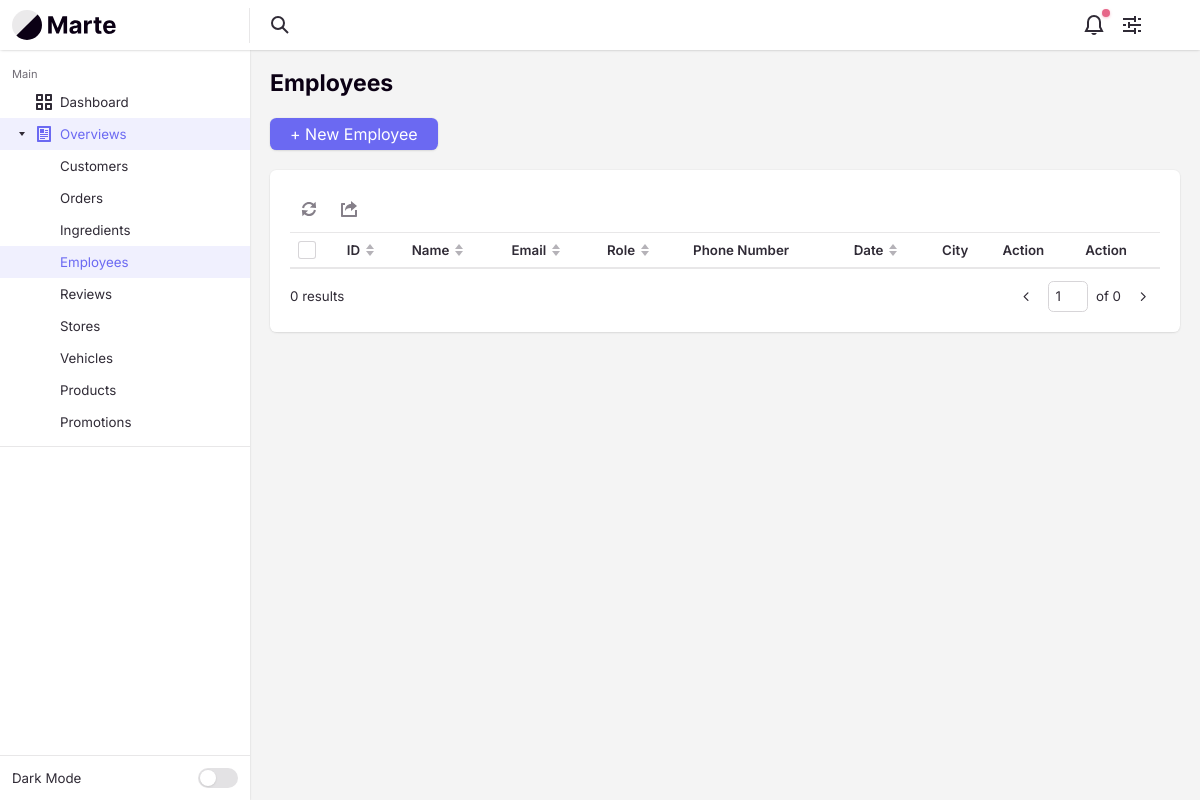
/Employee/overview/, run on an earlier commit of the app's database.
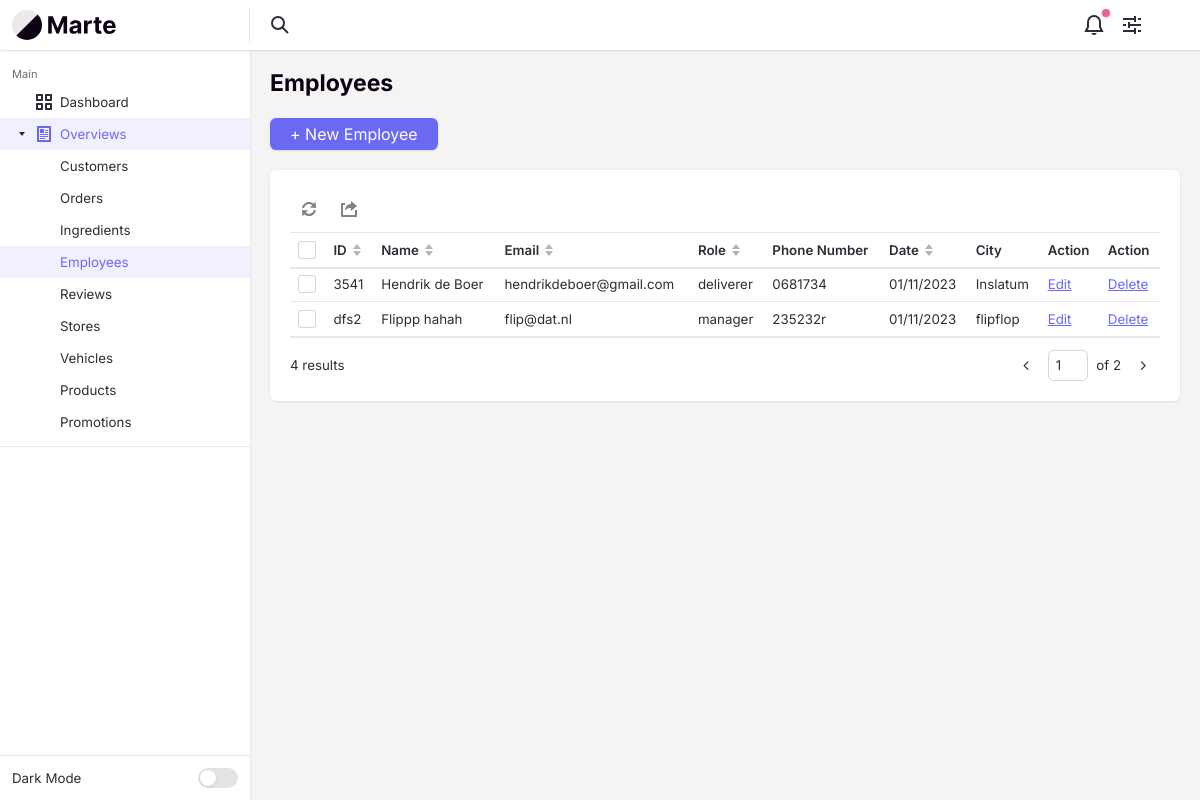
And on a later commit of the database.
### tables this page shows
CREATE TABLE `employees` (
  `employeeId` varchar(4) NOT NULL,
  `employeeFirstName` varchar(255) NOT NULL,
  `employeeRole` enum('deliverer','chef','manager') NOT NULL,
  `employeeIsActive` tinyint(1) NOT NULL DEFAULT 1,
  `employeeCreateDate` int(10) NOT NULL,
  `employeeDescritption` text DEFAULT NULL,
  `employeeLastName` varchar(255) NOT NULL,
  `employeeStreetName` varchar(255) NOT NULL,
  `employeeZipCode` varchar(10) NOT NULL,
  `employeeCity` varchar(255) NOT NULL,
  `employeePhone` varchar(10) NOT NULL,
  `employeeEmail` varchar(255) NOT NULL
);

### app/controllers/Employee.php (called while the page is built, shortened)
<?php
class Employee extends Controller
{
    private $employeeModel;
    public function __construct()
    {
        $this->employeeModel = $this->model('EmployeeModel');
    }
    public function overview($params)
    {
        $pageNumber = isset($params['page']) ? intval($params['page']) : 1;
        $recordsPerPage = 2;
        $offset = ($pageNumber - 1) * $recordsPerPage;
        $employees = $this->employeeModel->getEmployeesByPagination($offset, $recordsPerPage);
        $countEmployees = $this->employeeModel->getTotalEmployeesCount();
        $totalPages = ceil($countEmployees / $recordsPerPage);
        $pageNumber = max(1, min($pageNumber, $totalPages));
        $data = [
            'employees' => $employees,
            'countEmployees' => $countEmployees,
            'currentPage' => $pageNumber,
            'recordsPerPage' => $recordsPerPage,
            'totalPages' => $totalPages,
        ];
        $this->view('backend/employee/overview', $data);
    }
}

### app/libraries/Core.php (called while the page is built, shortened)
<?php
class Core
{
    protected $currentMethod = 'index';
    public function __construct()
    {
        $url = $this->getUrl();
        $this->currentController = new $this->currentController();
        if (isset($url[1])) {
            if (method_exists($this->currentController, $url[1])) {
                $this->currentMethod = $url[1];
            } else if (!empty($url[1])) {
                require APPROOT . '/views/includes/404.php';
                exit;
            }
        }
        $array = [];
        call_user_func_array([$this->currentController, $this->currentMethod], [$array]);
    }
    public function getUrl()
    {
        $incoming = $_SERVER['REQUEST_URI'];
        $incoming = str_replace("/pizzapalacebackend/", "", $incoming);
        if (isset($incoming)) {
            $incoming = trim($incoming, "/");
            $incoming = rtrim($incoming, "/");
            $url = filter_var($incoming, FILTER_SANITIZE_URL);
            $url = explode('/', $url);
            $urlController = $url[0];
            $urlAction = "";
            if (array_key_exists(1, $url)) {
                $urlAction = explode('?', $url[1])[0];
            }
            $urlSlug = $url;
            $output = [$urlController, $urlAction, $urlSlug];
            return $output;
        } else {
            return array('Pizza', 'overview');
        }
    }
}

### app/require.php (called while the page is built, shortened)
<?php
  require_once 'libraries/Core.php';
  require_once 'libraries/Controller.php';
  require_once 'libraries/Database.php';
  $init = new Core();

### public/index.php (called while the page is built)
<?php
  require_once '../app/require.php';
?>

### app/libraries/Database.php (called while the page is built, shortened)
<?php
  class Database {
    private $dbHost = DB_HOST;
    private $dbUser = DB_USER;
    private $dbPass = DB_PASS;
    private $dbName = DB_NAME;
    private $statement;
    private $dbHandler;
    public function __construct()
    {
      $conn = 'mysql:host=' . $this->dbHost . ";dbname=" . $this->dbName;
      $options = array(
        PDO::ATTR_PERSISTENT => true,
        PDO::ATTR_ERRMODE => PDO::ERRMODE_EXCEPTION,
        PDO::ATTR_EMULATE_PREPARES => false
      );
      try
      {
        $this->dbHandler = new PDO($conn, $this->dbUser, $this->dbPass, $options);
      }
      catch(PDOException $e) {
        $this->error = $e->getMessage();
        echo $this->error;
      }
    }
    public function query($sql) {
      $this->statement = $this->dbHandler->prepare($sql);
    }
    public function bind($parameter, $value, $type=null) {
      switch (is_null($type)) {
        case is_int($value):
          $type = PDO::PARAM_INT;
          break;
      }
      $this->statement->bindValue($parameter, $value, $type);
    }
    public function execute() {
      return $this->statement->execute();
    }
    public function resultSet() {
      $this->execute();
      return $this->statement->fetchAll(PDO::FETCH_OBJ);
    }
  }
?>

### app/models/EmployeeModel.php (called while the page is built, shortened)
<?php
class EmployeeModel
{
    private $db;
    public function __construct()
    {
        $this->db = new Database();
    }
    public function getEmployeesByPagination($offset, $limit)
    {
        $this->db->query("SELECT employeeId,
                                 employeeFirstName,
                                 employeeLastName,
                                 employeeRole,
                                 employeeCreateDate,
                                 employeeCity,
                                 employeePhone,
                                 employeeEmail
                                 FROM employees
                                 WHERE employeeIsActive = 1 LIMIT :offset, :limit");
        $this->db->bind(':offset', $offset);
        $this->db->bind('limit', $limit);
        return $this->db->resultSet();
    }
    public function getTotalEmployeesCount()
    {
        $this->db->query("SELECT COUNT(*) as total FROM employees WHERE employeeIsActive = 1");
        $result = $this->db->single();
        return $result->total;
    }
}

### app/views/backend/employee/overview.php (the view, shortened to what the changed rows need)
<?php require APPROOT . '/views/includes/head.php'; ?>
<div class="margin-bottom-md">
    <h1 class="text-lg">Employees</h1>
</div>
<div class="margin-bottom-md">
    <div class="flex flex-wrap gap-sm items-center justify-between">
        <a class="btn btn--primary" href="<?= URLROOT ?>Employee/create">+ New Employee</a>
    </div>
</div>
<div class="bg radius-md padding-md inner-glow shadow-xs">
    <div class="int-table-actions padding-bottom-xxxs border-bottom border-alpha" data-table-controls="interactive-table-1">
        <menu class="menu-bar js-int-table-actions__no-items-selected js-menu-bar">
            <li class="menu-bar__item " role="menuitem">
            </li>
            <li class="menu-bar__item " role="menuitem">
                <svg class="icon menu-bar__icon" aria-hidden="true" viewBox="0 0 16 16">
                    <g>
                        <path d="M15,16H1c-0.6,0-1-0.4-1-1V3c0-0.6,0.4-1,1-1h3v2H2v10h12V9h2v6C16,15.6,15.6,16,15,16z"></path>
                        <path d="M10,3c-3.2,0-6,2.5-6,7c1.1-1.7,2.4-3,6-3v3l6-5l-6-5V3z"></path>
                    </g>
                </svg>
            </li>
        </menu>
    </div>
    <div id="interactive-table-1" class="int-table text-sm js-int-table">
        <div class="int-table__inner">
            <table class="int-table__table" aria-label="Interactive table example">
                <thead class="int-table__header js-int-table__header">
                    <tr class="int-table__row">
                        <td class="int-table__cell">
                            <div class="custom-checkbox int-table__checkbox">
                                <div class="custom-checkbox__control" aria-hidden="true"></div>
                            </div>
                        </td>
                        <th class="int-table__cell int-table__cell--th int-table__cell--sort js-int-table__cell--sort">
                            <div class="flex items-center">
                                <span>ID</span>
                                <svg class="icon icon--xxs margin-left-xxxs int-table__sort-icon" aria-hidden="true" viewBox="0 0 12 12">
                                    <polygon class="arrow-up" points="6 0 10 5 2 5 6 0" />
                                    <polygon class="arrow-down" points="6 12 2 7 10 7 6 12" />
                                </svg>
                            </div>
                        </th>
                        <th class="int-table__cell int-table__cell--th int-table__cell--sort js-int-table__cell--sort">
                            <div class="flex items-center">
                                <span>Name</span>
                                <svg class="icon icon--xxs margin-left-xxxs int-table__sort-icon" aria-hidden="true" viewBox="0 0 12 12">
                                    <polygon class="arrow-up" points="6 0 10 5 2 5 6 0" />
                                    <polygon class="arrow-down" points="6 12 2 7 10 7 6 12" />
                                </svg>
                            </div>
                        </th>
                        <th class="int-table__cell int-table__cell--th int-table__cell--sort js-int-table__cell--sort">
                            <div class="flex items-center">
                                <span>Email</span>
                                <svg class="icon icon--xxs margin-left-xxxs int-table__sort-icon" aria-hidden="true" viewBox="0 0 12 12">
                                    <polygon class="arrow-up" points="6 0 10 5 2 5 6 0" />
                                    <polygon class="arrow-down" points="6 12 2 7 10 7 6 12" />
                                </svg>
                            </div>
                        </th>
                        <th class="int-table__cell int-table__cell--th int-table__cell--sort js-int-table__cell--sort">
                            <div class="flex items-center">
                                <span>Role</span>
                                <svg class="icon icon--xxs margin-left-xxxs int-table__sort-icon" aria-hidden="true" viewBox="0 0 12 12">
                                    <polygon class="arrow-up" points="6 0 10 5 2 5 6 0" />
                                    <polygon class="arrow-down" points="6 12 2 7 10 7 6 12" />
                                </svg>
                            </div>
                        </th>
                        <th class="int-table__cell int-table__cell--th text-left">
                            Phone Number
                        </th>
                        <th class="int-table__cell int-table__cell--th int-table__cell--sort js-int-table__cell--sort" data-date-format="dd-mm-yyyy">
                            <div class="flex items-center">
                                <span>Date</span>
                                <svg class="icon icon--xxs margin-left-xxxs int-table__sort-icon" aria-hidden="true" viewBox="0 0 12 12">
                                    <polygon class="arrow-up" points="6 0 10 5 2 5 6 0" />
                                    <polygon class="arrow-down" points="6 12 2 7 10 7 6 12" />
                                </svg>
                            </div>
                        </th>
                        <th class="int-table__cell int-table__cell--th text-left">City</th>
                        <th class="int-table__cell int-table__cell--th text-left">
                            Action
                        </th>
                        <th class="int-table__cell int-table__cell--th text-left">
                            Action
                        </th>
                    </tr>
                </thead>
                <tbody class="int-table__body js-int-table__body">
                    <?php foreach ($data['employees'] as $employee) : ?>
                        <tr class="int-table__row">
                            <th class="int-table__cell" scope="row">
                                <div class="custom-checkbox int-table__checkbox">
                                    <div class="custom-checkbox__control" aria-hidden="true"></div>
                                </div>
                            </th>
                            <td class="int-table__cell"><?= $employee->employeeId ?></td>
                            <td class="int-table__cell"><?= $employee->employeeFirstName . " " . $employee->employeeLastName ?></td>
                            <td class="int-table__cell"><?= $employee->employeeEmail ?></td>
                            <td class="int-table__cell"><?= $employee->employeeRole ?></td>
                            <td class="int-table__cell text-truncate max-width-xxxxs"><?= $employee->employeePhone ?></td>
                            <td class="int-table__cell"><?= date('d/m/Y', $employee->employeeCreateDate) ?></td>
                            <td class="int-table__cell"><?= $employee->employeeCity ?></td>
                            <td class="int-table__cell"><a href="<?= URLROOT ?>Employee/update/{employeeId:<?= $employee->employeeId ?>}/">Edit</a></td>
                            <td class="int-table__cell"><a href="<?= URLROOT ?>Employee/delete/{employeeId:<?= $employee->employeeId ?>}/">Delete</a></td>
                        </tr>
                    <?php endforeach ?>
                </tbody>
            </table>
        </div>
    </div>
    <div class="flex items-center justify-between padding-top-sm">
        <p class="text-sm"><?= $data['countEmployees'] ?> results</p>
        <nav class="pagination text-sm" aria-label="Pagination">
            <ul class="pagination__list flex flex-wrap gap-xxxs">
                <li>
                    <?php
                    $prevPage = max(1, $data['currentPage'] - 1);
                    $prevPageLink = URLROOT . "Employee/overview/?page=$prevPage";
                    $prevDisabled = ($data['currentPage'] == 1) ? 'disabled' : '';
                    ?>
                    <a href="<?= $prevPageLink; ?>" class="pagination__item <?= $prevDisabled; ?>">
                        <svg class="icon" viewBox="0 0 16 16">
                            <g stroke-width="1.5" stroke="currentColor">
                                <polyline fill="none" stroke="currentColor" stroke-linecap="round" stroke-linejoin="round" stroke-miterlimit="10" points="9.5,3.5 5,8 9.5,12.5 "></polyline>
                            </g>
                        </svg>
                    </a>
                </li>
                <li>
                    <span class="pagination__jumper flex items-center">
                        <input aria-label="Page number" class="form-control" type="text" id="pageNumber" name="pageNumber" value="<?php echo $data['currentPage']; ?>">
                        <em>of <?php echo $data['totalPages']; ?></em>
                    </span>
                </li>
                <li>
                    <?php
                    $nextPage = min($data['totalPages'], $data['currentPage'] + 1);
                    $nextPageLink = URLROOT . "Employee/overview/?page=$nextPage";
                    $nextDisabled = ($data['currentPage'] == $data['totalPages']) ? 'disabled' : '';
                    ?>
                    <a href="<?= $nextPageLink; ?>" class="pagination__item <?= $nextDisabled; ?>">
                        <svg class="icon" viewBox="0 0 16 16">
                            <g stroke-width="1.5" stroke="currentColor">
                                <polyline fill="none" stroke="currentColor" stroke-linecap="round" stroke-linejoin="round" stroke-miterlimit="10" points="6.5,3.5 11,8 6.5,12.5 "></polyline>
                            </g>
                        </svg>
                    </a>
                </li>
            </ul>
        </nav>
    </div>
</div>
<?php require APPROOT . '/views/includes/footer.php'; ?>

What changed in the data, as far as the page shows it:
added employees: employeeId "3541", employeeFirstName "Hendrik", employeeLastName "de Boer", employeeEmail "hendrikdeboer@gmail.com", employeeRole "deliverer", employeePhone "0681734", employeeCreateDate "01/11/2023", employeeCity "Inslatum"
added employees: employeeId "dfs2", employeeFirstName "Flippp", employeeLastName "hahah", employeeEmail "flip@dat.nl", employeeRole "manager", employeePhone "235232r", employeeCreateDate "01/11/2023", employeeCity "flipflop"
Also different on the page:
$data['countEmployees']: "0" → "4"
$data['totalPages']: "0" → "2"
